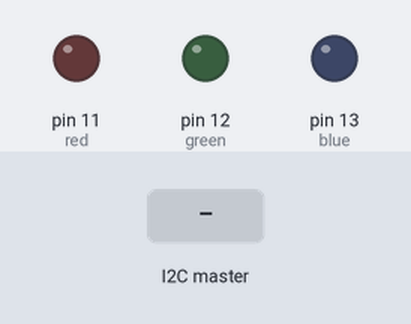
Bench run of a sketch on a simulated Arduino Uno, built with avr-gcc and run on an emulated ATmega328P. On the bench: output pins drawn as LEDs (lit = HIGH). The inputs (shaded band) are chosen by the test bench.

Above: at 1.2 s.
1.3 s: the I2C master sends the byte 1
At 2.1 s:
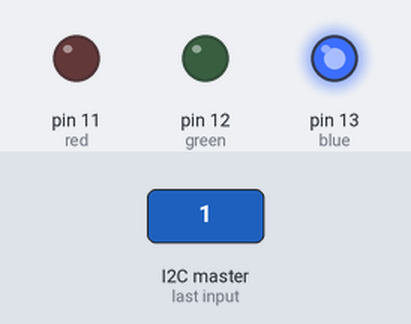
2.8 s: the I2C master sends the byte 2
At 3.3 s:
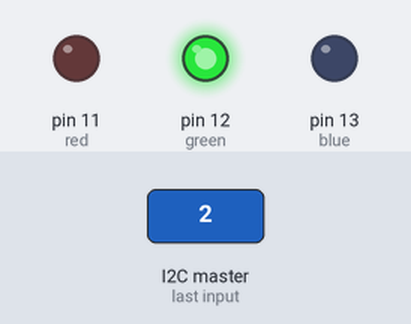
4.3 s: the I2C master sends the byte 0
At 5.6 s:
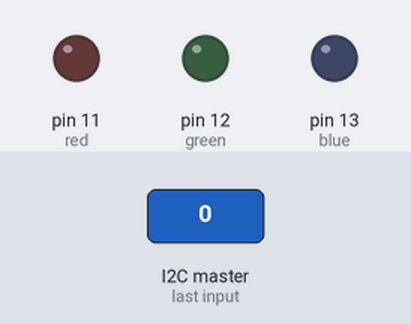
Timing chart, 0 to 7.3 s (numbered marks = the images above; inputs shaded):
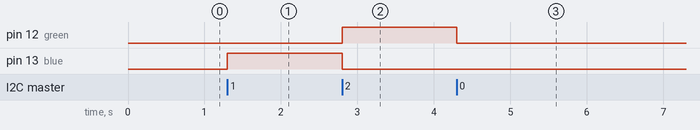

Measured:
- after the input at 1.3 s, pin 13 (blue): LOW → HIGH at once
- after the input at 2.8 s, pin 12 (green): LOW → HIGH at once; pin 13 (blue): HIGH → LOW at once
- after the input at 4.3 s, pin 12 (green): HIGH → LOW at once

The sketch:

arduino_uno_code.ino
```cpp
// Include the Wire library for I2C
#include <Wire.h>

// LED on pin 13
const int blue = 13;
const int green = 12;
const int red = 11;

void setup() {
  // Join I2C bus as slave with address 8
  Wire.begin(0x8);

  // Call receiveEvent when data received
  Wire.onReceive(receiveEvent);

  // Setup pin 13 as output and turn LED off
  pinMode(blue, OUTPUT);
  digitalWrite(blue, LOW);
  pinMode(green, OUTPUT);
  digitalWrite(green, LOW);
  pinMode(red, OUTPUT);
  digitalWrite(red, LOW);
}

// Function that executes whenever data is received from master
void receiveEvent(int howMany) {
  while (Wire.available()) { // loop through all but the last
    char c = Wire.read(); // receive byte as a character
    if(c == 0)
    {
      digitalWrite(blue, 0);
      digitalWrite(green, 0);
      digitalWrite(red, 0);
    }
    else if(c == 1)
    {
      digitalWrite(blue, 1);
      digitalWrite(green, 0);
      digitalWrite(red, 0);
    }
    else if(c == 2)
    {
      digitalWrite(blue, 0);
      digitalWrite(green, 1);
      digitalWrite(red, 0);
    }

    else if(c == 3)
    {
      digitalWrite(blue, 0);
      digitalWrite(green, 0);
      digitalWrite(red, 1);
    }
  }
}
void loop() {
  delay(100);
}
```
